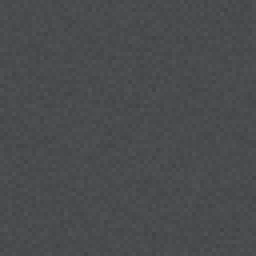
#> input picture tools/grounds/gabba/htex/girder.png, 64 x 64 px (shown 4 times larger)
$ python edgeov.py htex/girder.png htex/girder.png out.png
#> lines starting #> are read from the running program, lines starting #| are printed output that depends on the picture; after the words box and inside, x2 and y2 are one past the last pixel; in counts of white or black regions, pixels touching at a corner belong together
# satellite with the model's edges drawn on top (red), cropped like the sat crops
import sys, numpy as np
from PIL import Image, ImageFilter
r = Image.open(sys.argv[1]).convert('RGBA'); s = Image.open(sys.argv[2]).convert('RGB')
#> further down, s is the input picture: PIL image 64x64 RGB; mean R, G, B 73.5, 75.5, 77.5
a = np.asarray(r).astype(float); L = a[..., :3].mean(-1) * a[..., 3] / 255
#> after `L = a[..., :3].mean(-1) * a[..., 3] / 255`:
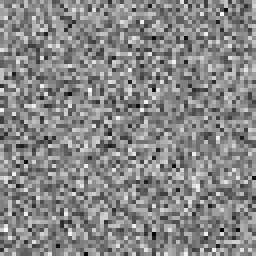
#> L: shape (64, 64) float64 (shown 4 times larger); min 67, max 83, mean 75.5; drawn with min black and max white
g = np.hypot(np.diff(L, axis=0, prepend=0), np.diff(L, axis=1, prepend=0)) + 255 * np.hypot(np.diff(a[..., 3], axis=0, prepend=0), np.diff(a[..., 3], axis=1, prepend=0)) / 255
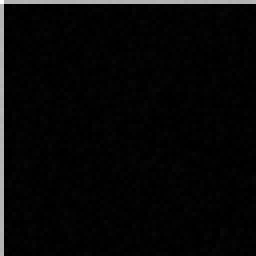
#> g: shape (64, 64) float64 (shown 4 times larger); min 0, max 468.1, mean 14.5; drawn with min black and max white
m = g > 40
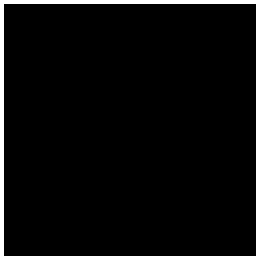
#> m: shape (64, 64) bool (shown 4 times larger); 3.1% white in thin lines or dots
o = np.asarray(s).copy(); o[m] = (255, 30, 30)
#> after `o[m] = (255, 30, 30)`:
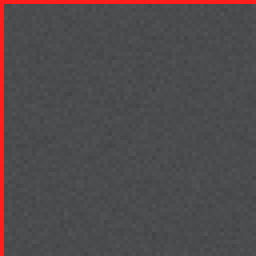
#> o: shape (64, 64, 3) (shown 4 times larger); 3.1% of pixels changed, all inside (x1, y1, x2, y2) = (0, 0, 64, 64)
Image.fromarray(o).crop((80, 80, 1520, 1520)).save(sys.argv[3])
